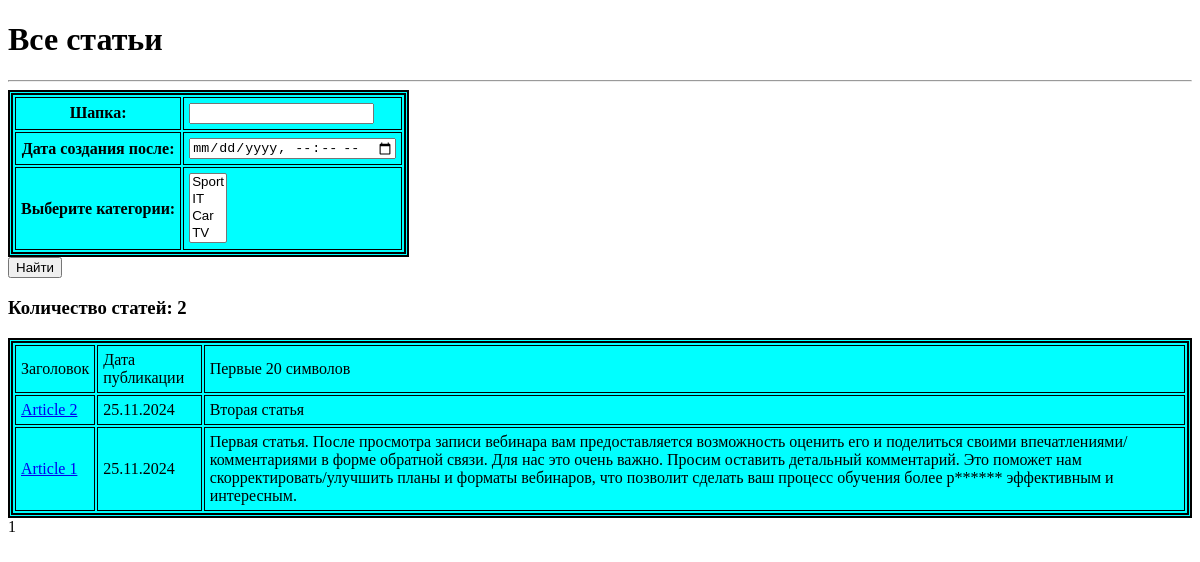
Before: /article/search/ with the older database file.
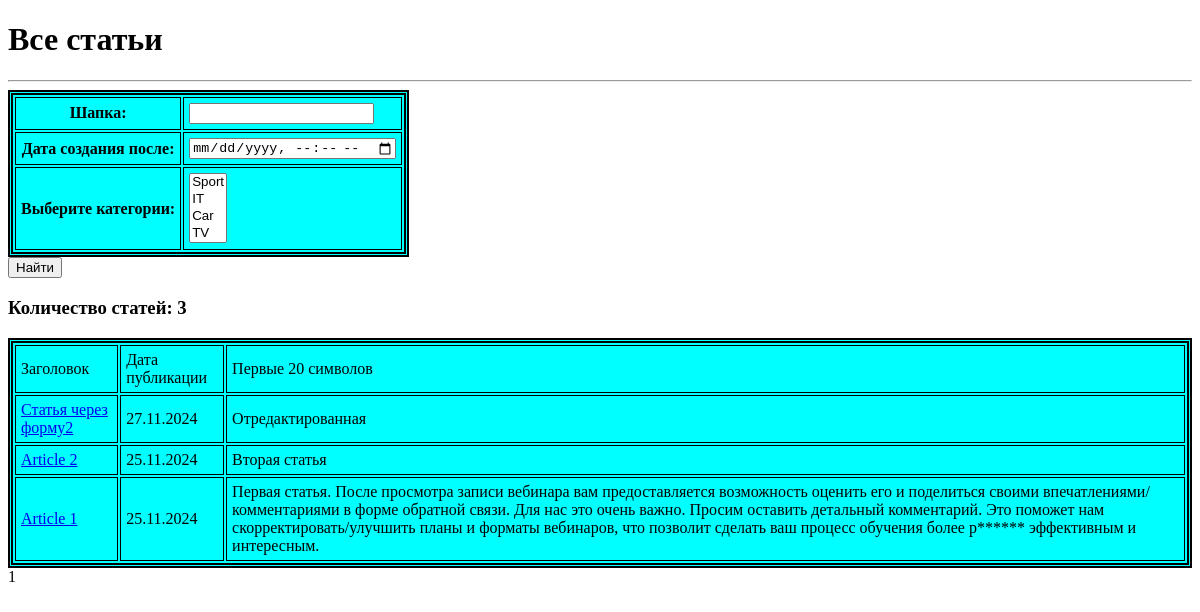
After: the same page with the newer database file.
### news/models.py (models this page shows, shortened)
class Post(models.Model):
    CHOICE = [
        ('N', 'Новость'),
        ('A', 'Статья'),
    ]
    property = models.CharField(max_length=1, choices=CHOICE, default='N')
    time_create = models.DateTimeField(auto_now_add=True)
    heading = models.CharField(max_length=255, unique=True, verbose_name='Заголовок')
    content = models.TextField()
    rate = models.SmallIntegerField(default=0, verbose_name='Рейтинг')
    author = models.ForeignKey(Author, on_delete=models.CASCADE)
    category = models.ManyToManyField('Category', through='PostCategory', verbose_name='Категория')

### news/views.py (the view)
# urls.py: path('article/search/', ArticleSearch.as_view(), name='article_search'),
class ArticleSearch(ListView):
    model = Post
    ordering = '-time_create'
    template_name = 'article_search.html'
    context_object_name = 'post'
    queryset = Post.objects.all().filter(property='A')
    paginate_by = 5
    def get_queryset(self):
        queryset = super().get_queryset()
        self.filterset = PostsFilter(self.request.GET, queryset)
        return self.filterset.qs
    def get_context_data(self, **kwargs):
        context = super().get_context_data(**kwargs)
        context['filterset'] = self.filterset
        return context

### news/models.py (called while the page is built)
    def __str__(self):
        return self.name

### news/templatetags/custom_filters.py (called while the page is built)
@register.filter()
def censor(string):
    badWords = (
        'редиска',
        'сосиска',
        'сарделька',
        'зараза',)
    try:
        for e in badWords:
            ch = e[0] + (len(e) - 1) * '*'
            string = re.sub(fr"\b{e}\b", ch, string, flags=re.IGNORECASE)
    except TypeError:
        string = 'Ошибка типа'
    return string

### Templates/article_search.html (shortened to what this page needs)
{% extends 'flatpages/default.html' %}
{% load custom_filters %}
{% load custom_tags %}
{% block content %}
   <h1>Все статьи</h1>
   <hr>
   <form action="" method="get">
       <table>{{ filterset.form.as_table }}</table>
       <input type="submit" value="Найти" />
   </form>
   {% if post %}
       <h3> Количество статей: {{ post|length }}</h3>
       <table>
           <tr>
               <td>Заголовок</td>
               <td>Дата публикации</td>
               <td>Первые 20 символов</td>
           </tr>
           {% for p in post %}
           <tr>
               <td>
                   <a href="{% url 'article_detail' pk=p.id %}">{{ p.heading }} </a>
               </td>
               <td>{{ p.time_create|date:'d.m.Y' }}</td>
               <td>{{ p.content|censor }}</td>
           </tr>
           {% endfor %}
       </table>
   {{ page_obj.number }}
   {% else %}
       <h2>Статей нет!</h2>
   {% endif %}
{% endblock content %}

Changed rows visible on the page:
added Post: heading "Статья через форму2", time_create "27.11.2024", content|censor "Отредактированная"
Other visible differences:
{{ post|length }}: "2" → "3"
